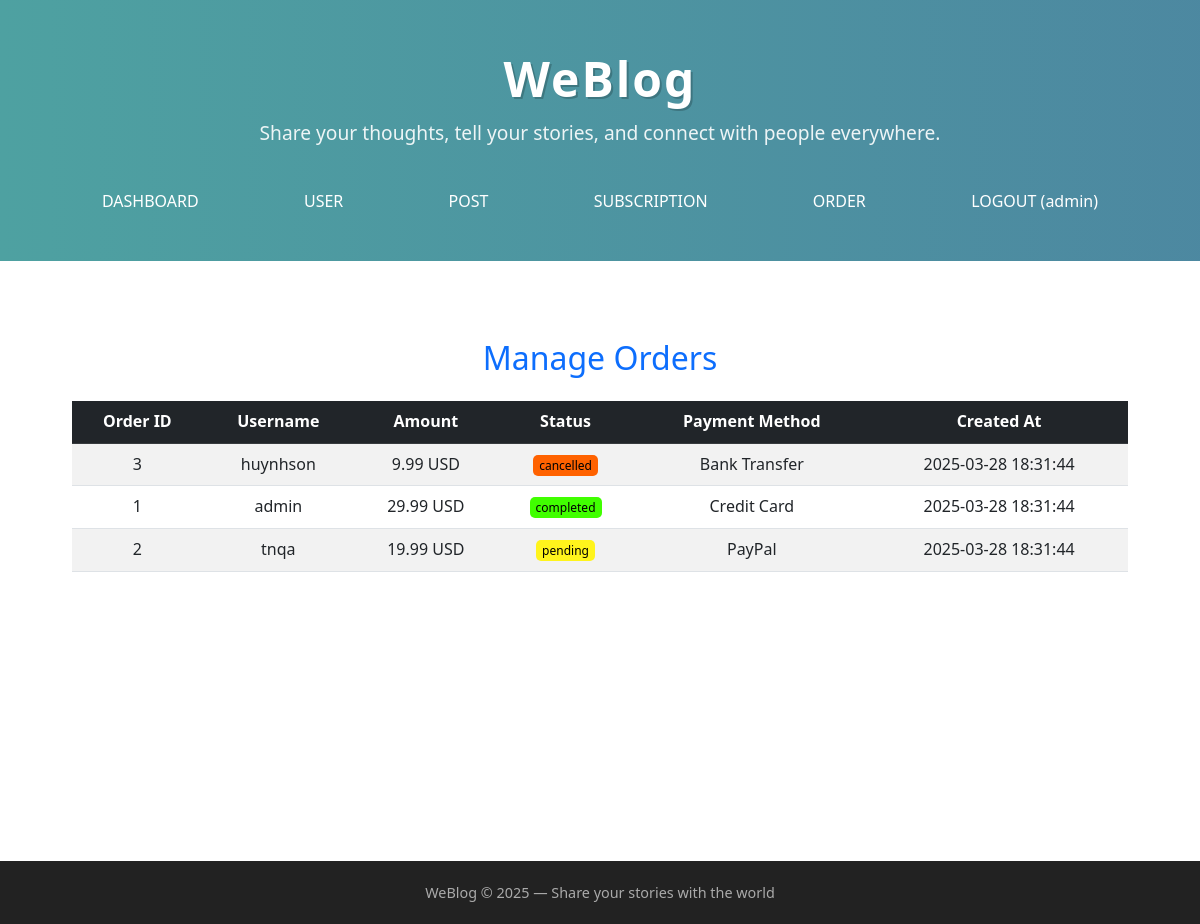
The app's page /admin/orders.php (signed in) with its own data.
### tables this page shows
CREATE TABLE orders (
  id INT AUTO_INCREMENT PRIMARY KEY,
  user_id INT,
  plan_id INT,
  status_id INT,
  created_at DATETIME DEFAULT CURRENT_TIMESTAMP,
  payment_method VARCHAR(50),
  FOREIGN KEY (user_id) REFERENCES users(id) ON DELETE CASCADE,
  FOREIGN KEY (plan_id) REFERENCES plans(id) ON DELETE CASCADE,
  FOREIGN KEY (status_id) REFERENCES status_orders(id) ON DELETE SET NULL
);

CREATE TABLE users (
  id INT AUTO_INCREMENT PRIMARY KEY,
  username VARCHAR(50) UNIQUE,
  password VARCHAR(100),
  email VARCHAR(100) UNIQUE,
  role_id INT,
  bio TEXT,
  avatar_path VARCHAR(255), 
  created_at DATETIME DEFAULT CURRENT_TIMESTAMP,
  FOREIGN KEY (role_id) REFERENCES roles(id) ON DELETE SET NULL
);

CREATE TABLE plans (
  id INT AUTO_INCREMENT PRIMARY KEY,
  name VARCHAR(50) UNIQUE,
  price DECIMAL(10,2),
  duration INT,  
  created_at DATETIME DEFAULT CURRENT_TIMESTAMP
);

CREATE TABLE status_orders (
  id INT AUTO_INCREMENT PRIMARY KEY,
  status VARCHAR(50) UNIQUE NOT NULL
);

### admin/orders.php (the view, shortened to what this page needs)
<?php
include '../includes/header.php';
$query = "SELECT
    orders.id,
    users.username,
    plans.price AS amount,
    status_orders.status AS status,
    orders.payment_method,
    orders.created_at
FROM orders
JOIN users ON orders.user_id = users.id
JOIN plans ON orders.plan_id = plans.id
JOIN status_orders ON orders.status_id = status_orders.id";
$result = mysqli_query($conn, $query);
?>
<link rel="stylesheet" href="https://cdn.jsdelivr.net/npm/bootstrap@5.3.0/dist/css/bootstrap.min.css">
<link rel="stylesheet" href="../assets/css/style.css">
<link rel="stylesheet" href="../assets/css/admin.css">
<div class="container mt-5">
    <h2 class="text-center text-primary mb-4">Manage Orders</h2>
    <div class="table-responsive">
        <table class="table table-striped table-hover">
            <thead class="table-dark">
                <tr>
                    <th>Order ID</th>
                    <th>Username</th>
                    <th>Amount</th>
                    <th>Status</th>
                    <th>Payment Method</th>
                    <th>Created At</th>
                </tr>
            </thead>
            <tbody>
                <?php while ($row = mysqli_fetch_assoc($result)) { ?>
                    <tr>
                        <td><?php echo htmlspecialchars($row['id']); ?></td>
                        <td><?php echo htmlspecialchars($row['username']); ?></td>
                        <td><?php echo number_format($row['amount'], 2); ?> USD</td>
                        <td>
                            <span class="status-<?php echo htmlspecialchars(strtolower($row['status'])); ?>">
                                <?php echo htmlspecialchars($row['status']); ?>
                            </span>
                        </td>
                        <td><?php echo htmlspecialchars($row['payment_method']); ?></td>
                        <td><?php echo htmlspecialchars($row['created_at']); ?></td>
                    </tr>
                <?php } ?>
            </tbody>
        </table>
    </div>
</div>
<?php include '../includes/footer.php'; ?>

### assets/css/style.css (style rules this page uses)
* { margin: 0; padding: 0; box-sizing: border-box; }
body { font-family: 'Segoe UI', Tahoma, Geneva, Verdana, sans-serif; line-height: 1.6; }
.container { width: 90%; max-width: 1100px; margin: auto; text-align: center; }

### assets/css/admin.css (style rules this page uses)
.status-completed { background: #40ff00; color: #000; padding: 2px 6px; border-radius: 5px; font-size: 12px; }
.status-pending { background: #fff41c; color: #000; padding: 2px 6px; border-radius: 5px; font-size: 12px; }
.status-cancelled { background: #ff6200; color: #000; padding: 2px 6px; border-radius: 5px; font-size: 12px; }

### records on screen
orders: id "3", user.username "huynhson", plan.price "9.99", status.status "cancelled", payment_method "Bank Transfer", created_at "2025-03-28 18:31:44"
orders: id "1", user.username "admin", plan.price "29.99", status.status "completed", payment_method "Credit Card", created_at "2025-03-28 18:31:44"
orders: id "2", user.username "tnqa", plan.price "19.99", status.status "pending", payment_method "PayPal", created_at "2025-03-28 18:31:44"

### other values on screen
$_SESSION['username'] "admin"
